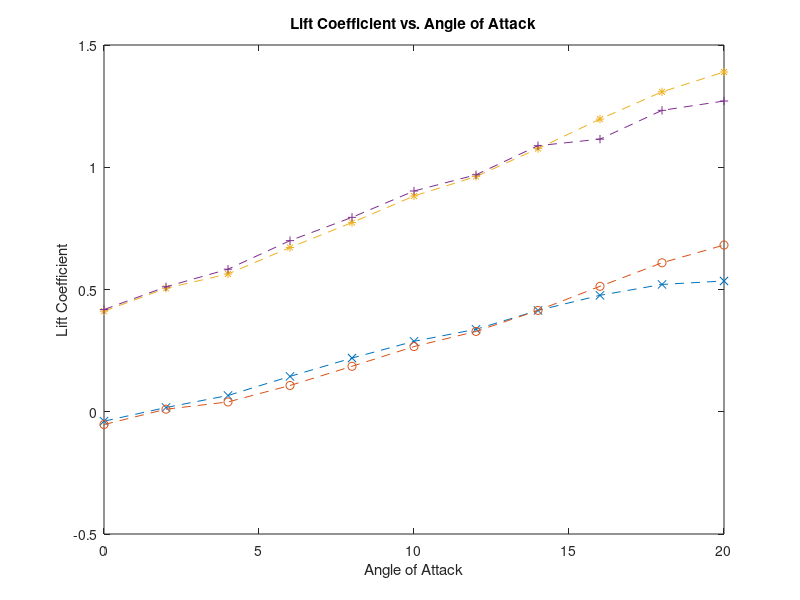
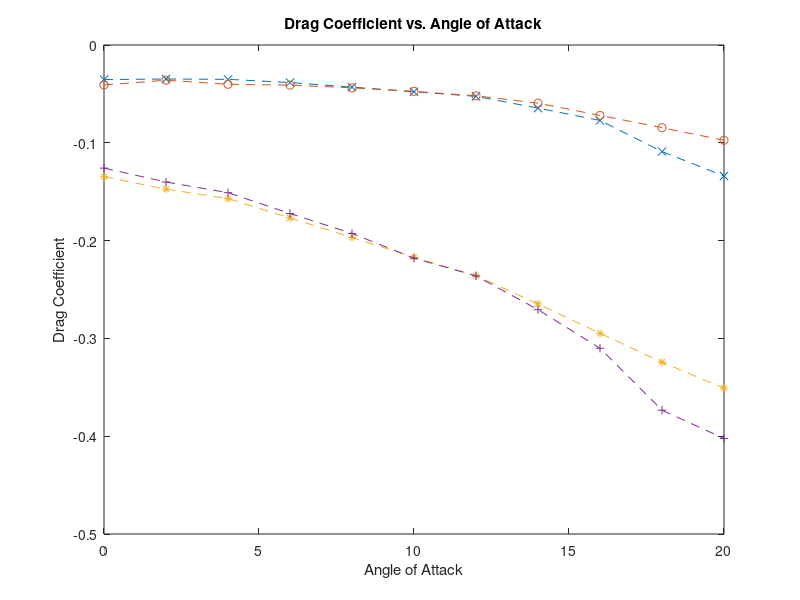
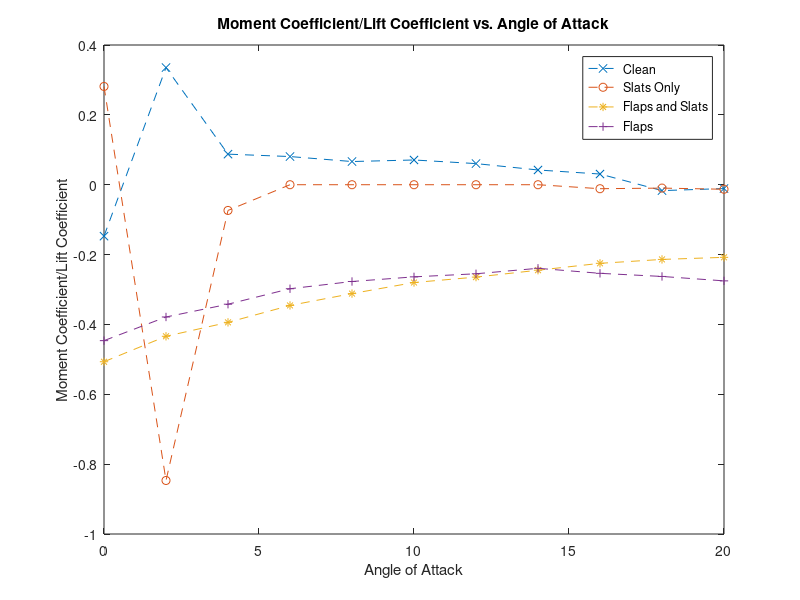

Recreate these plots in MATLAB, in order.
%Matlab Script

%Code:
aoa = [0 2 4 6 8 10 12 14 16 18 20];
% Clean, cond 1
L1 = [-0.23 0.101 0.387 0.84 1.276 1.674 1.96 2.408 2.767 3.01 3.075];
D1 = [-0.211 -0.202 -0.204 -0.223 -0.25 -0.278 -0.305 -0.375 -0.448 -0.63 -0.77];
M1 = [0.2 0.2 0.2 0.4 0.5 0.7 0.7 0.6 0.5 -0.3 -0.2];
P1 = [1.96 1.91 1.91 1.91 1.91 1.91 1.91 1.91 1.91 1.9 1.89];
T1 = [75.2 78.9 79.1 79.3 79.5 79.7 79.8 80 80.2 80.2 80.6];
%Slats only, cond 2	
L2 = [-0.301 0.06 0.23 0.621 1.075 1.541 1.899 2.383 2.965 3.503 3.92];
D2 = [-0.235 -0.207 -0.231 -0.237 -0.253 -0.274 -0.3 -0.342 -0.416 -0.486 -0.56];
M2 =[-0.5 -0.3 -0.1 0 0 0 0 0 -0.2 -0.2 -0.3];
P2 =[1.89 1.89 1.89 1.9 1.9 1.9 1.9 1.89 1.9 1.89 1.89];
T2 =[78.9 79.8 80.4 80.7 81.1 81.1 81.3 81.5 81.6 81.8 82];
 
%Flaps and Slats, cond 3
L3 = [2.339 2.888 3.223 3.822 4.401 5.02 5.443 6.089 6.773 7.364 7.82];
D3 = [-0.766 -0.843 -0.898 -1.006 -1.12 -1.234 -1.335 -1.498 -1.668 -1.825 -1.975];
M3 = [-7 -7.4 -7.5 -7.8 -8.1 -8.3 -8.5 -8.8 -9 -9.3 -9.6];
P3 = [1.87 1.88 1.88 1.87 1.87 1.87 1.86 1.86 1.86 1.85 1.85];
T3 = [81.1 81.8 82 82.4 82.4 82.5 82.5 82.7 82.7 82.7 82.7];
 
%Flaps only, cond 4
L4 = [2.39 2.907 3.317 3.981 4.523 5.136 5.513 6.157 6.275 6.9 7.075];
D4 = [-0.72 -0.797 -0.859 -0.98 -1.096 -1.24 -1.343 -1.531 -1.745 -2.09 -2.24];
M4 = [-6.3 -6.5 -6.7 -7 -7.4 -8 -8.3 -8.7 -9.4 -10.7 -11.5];
P4 =[1.88 1.87 1.87 1.87 1.87 1.87 1.87 1.86 1.85 1.84 1.83];
T4 =[81.3 82 82.4 82.7 82.9 82.9 83.1 83.1 83.3 83.3 83.4];

%assuming its 75 cmHg, roair
roair=(99991.77/(287*(273+24.5)));
 
for i=1:1:11  
%Calculation of velocity
v1 = sqrt(((2*P1(i)*249.088)/roair)/(1-0.019775));
v2 = sqrt(((2*P2(i)*249.088)/roair)/(1-0.019775));
v3 = sqrt(((2*P3(i)*249.088)/roair)/(1-0.019775));
v4 = sqrt(((2*P4(i)*249.088)/roair)/(1-0.019775));
%Calculation of lift, drag, moment coefficient   
Cl(i) = (L1(i)*4.4482)/(0.5*roair*v1^2*0.05325);
CD(i) = (D1(i)*4.4482)/(0.5*roair*v1^2*0.05325);
CM(i) = (M1(i)*0.113)/(0.5*roair*v1^2*0.05325*0.15);
     
Cl2(i) = (L2(i)*4.4482)/(0.5*roair*v2^2*0.05325);
CD2(i) = (D2(i)*4.4482)/(0.5*roair*v2^2*0.05325);
CM2(i) = (M2(i)*0.113)/(0.5*roair*v2^2*0.05325*0.15);
      
Cl3(i) = (L3(i)*4.4482)/(0.5*roair*v3^2*0.05325);
CD3(i) = (D3(i)*4.4482)/(0.5*roair*v3^2*0.05325);
CM3(i) = (M3(i)*0.113)/(0.5*roair*v3^2*0.05325*0.15);
    
Cl4(i) = (L4(i)*4.4482)/(0.5*roair*v4^2*0.05325);
CD4(i) = (D4(i)*4.4482)/(0.5*roair*v4^2*0.05325);
CM4(i) = (M4(i)*0.113)/(0.5*roair*v4^2*0.05325*0.15);
    
X(i) =CM(i)/Cl(i);
X2(i) =CM2(i)/Cl2(i);
X3(i) =CM3(i)/Cl3(i);
X4(i) =CM4(i)/Cl4(i);
end
 %Aerodynamic Center
for j=1:1:10
m1 = (CM(j+1)-CM(j))/(Cl(j+1)-Cl(j));
m2 = (CM2(j+1)-CM2(j))/( Cl2(j+1)-Cl2(j));
m3 = (CM3(j+1)-CM3(j))/(Cl3(j+1)-Cl3(j));
m4 = (CM4(j+1)-CM4(j))/(Cl4(j+1)-Cl4(j));
    
xac(j) = -m1*0.15;
xac2(j) = -m2*0.15;
xac3(j) = -m3*0.15;
xac4(j) = -m4*0.15;
end
%Center of pressure
for k=1:1:11
Mle1 = ((-0.15/5)*L1(k))+M1(k);    
Mle2 = ((-0.15/5)*L2(k))+M2(k);
Mle3 = ((-0.15/5)*L3(k))+M3(k);
Mle4 = ((-0.15/5)*L4(k))+M4(k);

xcp(k) = (-Mle1/L1(k))*0.0254;
xcp2(k) = (-Mle2/L2(k))*0.0254;
xcp3(k) = (-Mle3/L3(k))*0.0254;
xcp4(k) = (-Mle4/L4(k))*0.0254;
end

figure()
plot(aoa,Cl,'--x',aoa,Cl2,'--o',aoa,Cl3,'--*',aoa,Cl4,'--+');
xlabel('Angle of Attack')
ylabel('Lift Coefficient')
title('Lift Coefficient vs. Angle of Attack')

figure()
plot(aoa,CD,'--x',aoa,CD2,'--o',aoa,CD3,'--*',aoa,CD4,'--+');
xlabel('Angle of Attack')
ylabel('Drag Coefficient')
title('Drag Coefficient vs. Angle of Attack')

figure()
plot(aoa,X,'--x',aoa,X2,'--o',aoa,X3,'--*',aoa,X4,'--+');
xlabel('Angle of Attack')
ylabel('Moment Coefficient/Lift Coefficient')
title('Moment Coefficient/Lift Coefficient vs. Angle of Attack')
 
legend('Clean','Slats Only','Flaps and Slats','Flaps')
hold all

